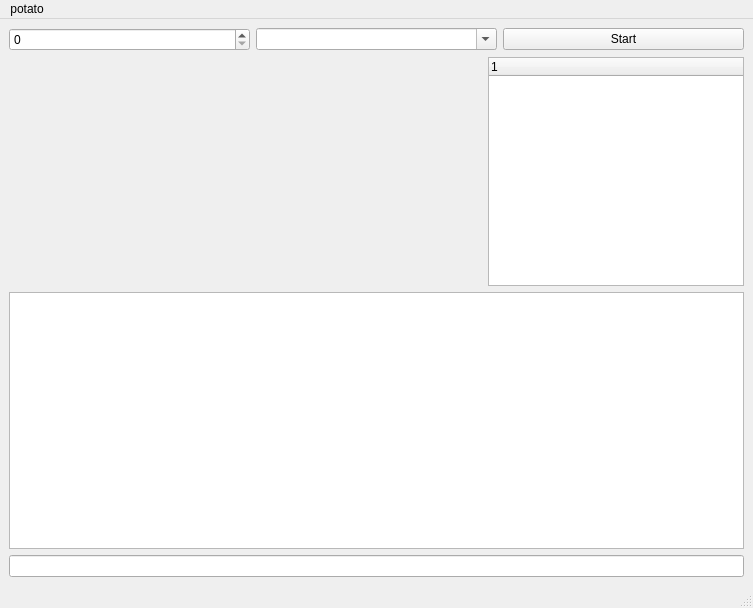
<?xml version="1.0" encoding="UTF-8"?>
<ui version="4.0">
 <class>MainWindow</class>
 <widget class="QMainWindow" name="MainWindow">
  <property name="geometry">
   <rect>
    <x>0</x>
    <y>0</y>
    <width>753</width>
    <height>608</height>
   </rect>
  </property>
  <property name="sizePolicy">
   <sizepolicy hsizetype="Preferred" vsizetype="Preferred">
    <horstretch>0</horstretch>
    <verstretch>0</verstretch>
   </sizepolicy>
  </property>
  <property name="windowTitle">
   <string>MainWindow</string>
  </property>
  <widget class="QWidget" name="centralwidget">
   <property name="sizePolicy">
    <sizepolicy hsizetype="Expanding" vsizetype="Expanding">
     <horstretch>0</horstretch>
     <verstretch>0</verstretch>
    </sizepolicy>
   </property>
   <layout class="QVBoxLayout" name="verticalLayout_3">
    <item>
     <layout class="QVBoxLayout" name="verticalLayout_2">
      <item>
       <layout class="QHBoxLayout" name="horizontalLayout_2">
        <item>
         <widget class="QSpinBox" name="spinBox"/>
        </item>
        <item>
         <widget class="QComboBox" name="serialBox">
          <property name="editable">
           <bool>true</bool>
          </property>
         </widget>
        </item>
        <item>
         <widget class="QPushButton" name="pushButton">
          <property name="text">
           <string>Start</string>
          </property>
         </widget>
        </item>
       </layout>
      </item>
      <item>
       <layout class="QHBoxLayout" name="horizontalLayout">
        <item>
         <widget class="QChartView" name="widget" native="true">
          <property name="sizePolicy">
           <sizepolicy hsizetype="Expanding" vsizetype="Expanding">
            <horstretch>0</horstretch>
            <verstretch>0</verstretch>
           </sizepolicy>
          </property>
         </widget>
        </item>
        <item>
         <widget class="QTreeWidget" name="treeWidget">
          <property name="sizePolicy">
           <sizepolicy hsizetype="Preferred" vsizetype="Preferred">
            <horstretch>0</horstretch>
            <verstretch>0</verstretch>
           </sizepolicy>
          </property>
          <column>
           <property name="text">
            <string notr="true">1</string>
           </property>
          </column>
         </widget>
        </item>
       </layout>
      </item>
     </layout>
    </item>
    <item>
     <widget class="QPlainTextEdit" name="console"/>
    </item>
    <item>
     <widget class="QLineEdit" name="comm"/>
    </item>
   </layout>
  </widget>
  <widget class="QMenuBar" name="menubar">
   <property name="geometry">
    <rect>
     <x>0</x>
     <y>0</y>
     <width>753</width>
     <height>18</height>
    </rect>
   </property>
   <widget class="QMenu" name="menuPotato">
    <property name="title">
     <string>potato</string>
    </property>
   </widget>
   <addaction name="menuPotato"/>
  </widget>
  <widget class="QStatusBar" name="statusbar"/>
 </widget>
 <customwidgets>
  <customwidget>
   <class>QChartView</class>
   <extends>QWidget</extends>
   <header location="global">qchartview.h</header>
   <container>1</container>
  </customwidget>
 </customwidgets>
 <resources/>
 <connections/>
</ui>
